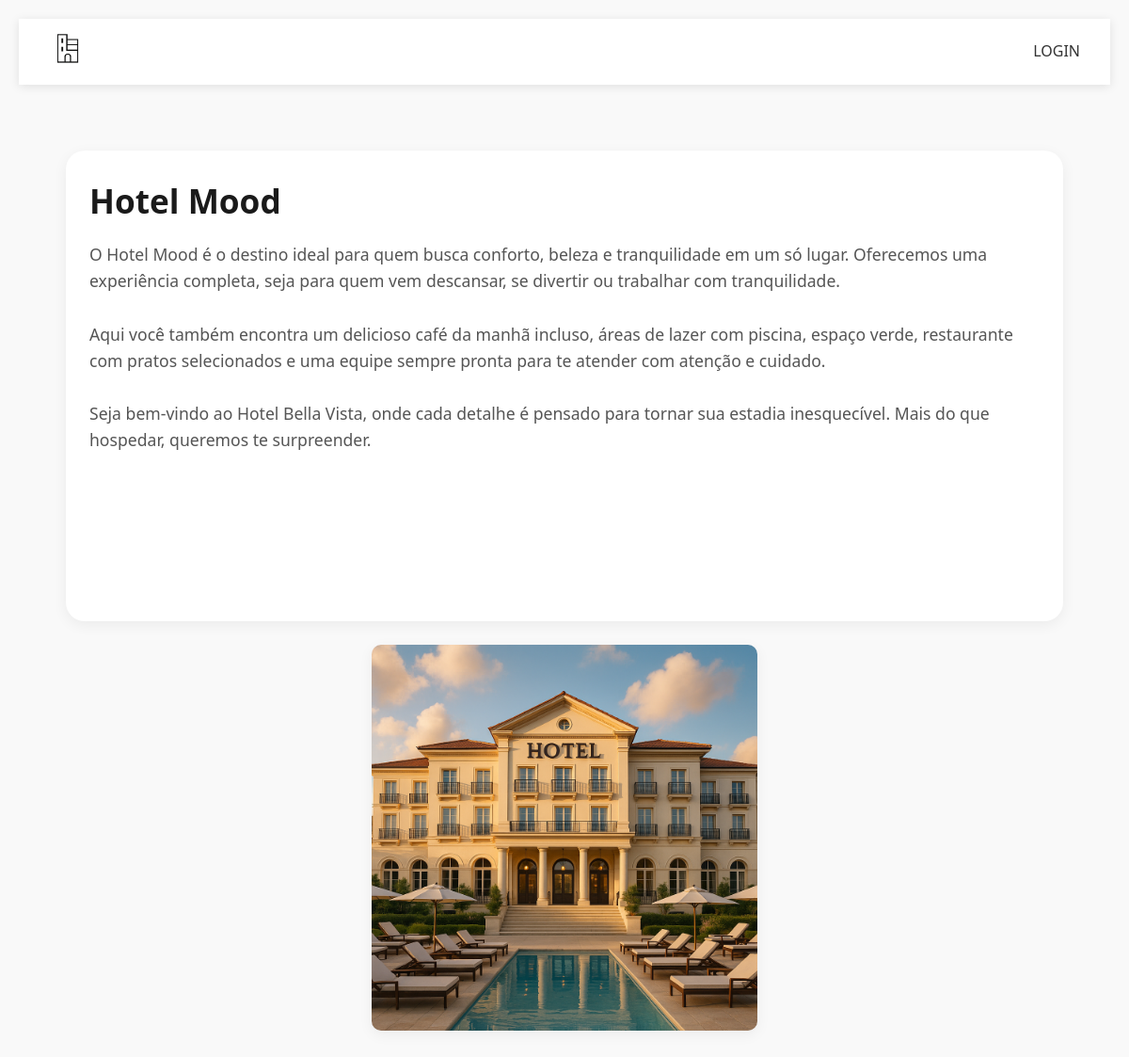
The page / on the database its author committed.
### Hotel/models.py (models this page shows, shortened)
class homepage(models.Model):
    titulo = models.CharField(max_length=50)
    descricao = models.TextField(max_length=800)
    logo = models.ImageField(upload_to='homepage/')

### Hotel/views.py (the view)
# urls.py: path('', views.Homepage, name='homepage'),
def Homepage(request):
    context = {}
    dados_home = homepage.objects.all()
    context['dados_home'] = dados_home
    return render(request, 'homepage.html', context)

### Hotel/templates/Homepage.html (shortened to what this page needs)
{% extends 'index.html' %}
{% load static %}
{% block head %}
    <link rel="stylesheet" href="{% static 'css/Homepage.css' %}">
{% endblock %}
{% block body %}
    <div class="homepage-container">
        {% for dados in dados_home %}
            <div class="homepage-card">
                <div class="homepage-content">
                    <div class="homepage-text">
                        <h1 class="homepage-title">{{dados.titulo}}</h1>
                        <p class="homepage-description">{{ dados.descricao|linebreaksbr }}
</p>
                    </div>
                    <div class="homepage-image">
                        <img src="{{dados.logo.url}}" alt="{{dados.titulo}}" class="homepage-logo">
                    </div>
                </div>
            </div>
        {% endfor %}
    </div>
{% endblock %}

### static/css/nav.css (style rules this page uses)
:root { --nav-bg-color: #ffffff; --nav-text-color: #333333; --nav-hover-color: #3498db; --nav-active-color: #2980b9; --nav-shadow: 0 2px 10px rgba(0, 0, 0, 0.1); --nav-transition: all 0.3s ease; --nav-height: 70px; --nav-mobile-bg: rgba(255, 255, 255, 0.95); }

### static/css/Homepage.css (style rules this page uses)
* { margin: 0; padding: 0; box-sizing: border-box; }
body { font-family: 'Segoe UI', Tahoma, Geneva, Verdana, sans-serif; background-color: #f9f9f9; color: #333; line-height: 1.6; padding: 20px; }
.homepage-container { display: flex; flex-direction: column; gap: 30px; max-width: 1200px; margin: 0 auto; padding: 40px 20px; }
.homepage-card { border-radius: 12px; overflow: hidden; }
.homepage-content { display: flex; align-items: center; justify-content: space-between; padding: 30px; flex-wrap: wrap; gap: 25px; }
.homepage-text { background-color: #ffffff; box-shadow: 0 4px 15px rgba(0, 0, 0, 0.06); flex: 1 1 60%; padding-right: 20px; height: 500px; border-radius: 20px; padding: 25px; }
.homepage-title { font-size: 2.2rem; color: #1a1a1a; margin-bottom: 15px; }
.homepage-description { font-size: 1.1rem; color: #555; }
.homepage-image { flex: 1 1 30%; display: flex; justify-content: center; align-items: center; }
.homepage-image img { width: 500px; }
.homepage-logo { max-width: 410px; height: auto; border-radius: 10px; box-shadow: 0 4px 15px rgba(0, 0, 0, 0.06); }

### rows shown on the page
homepage: titulo "Hotel Mood", descricao "O Hotel Mood é o destino ideal para quem busca conforto, beleza e tranquilidade em um só lugar. Oferecemos uma experiência completa, seja para quem vem descansar, se divertir ou trabalhar com tranquilidade. Aqui você também encontra um delicioso café da manhã incluso, áreas de lazer com piscina, espaço verde, restaurante com pratos selecionados e uma equipe sempre pronta para te atender com atenção e cuidado. Seja bem-vindo ao Hotel Bella Vista, onde cada detalhe é pensado para tornar sua estadia inesquecível. Mais do que hospedar, queremos te surpreender.", logo (picture)
